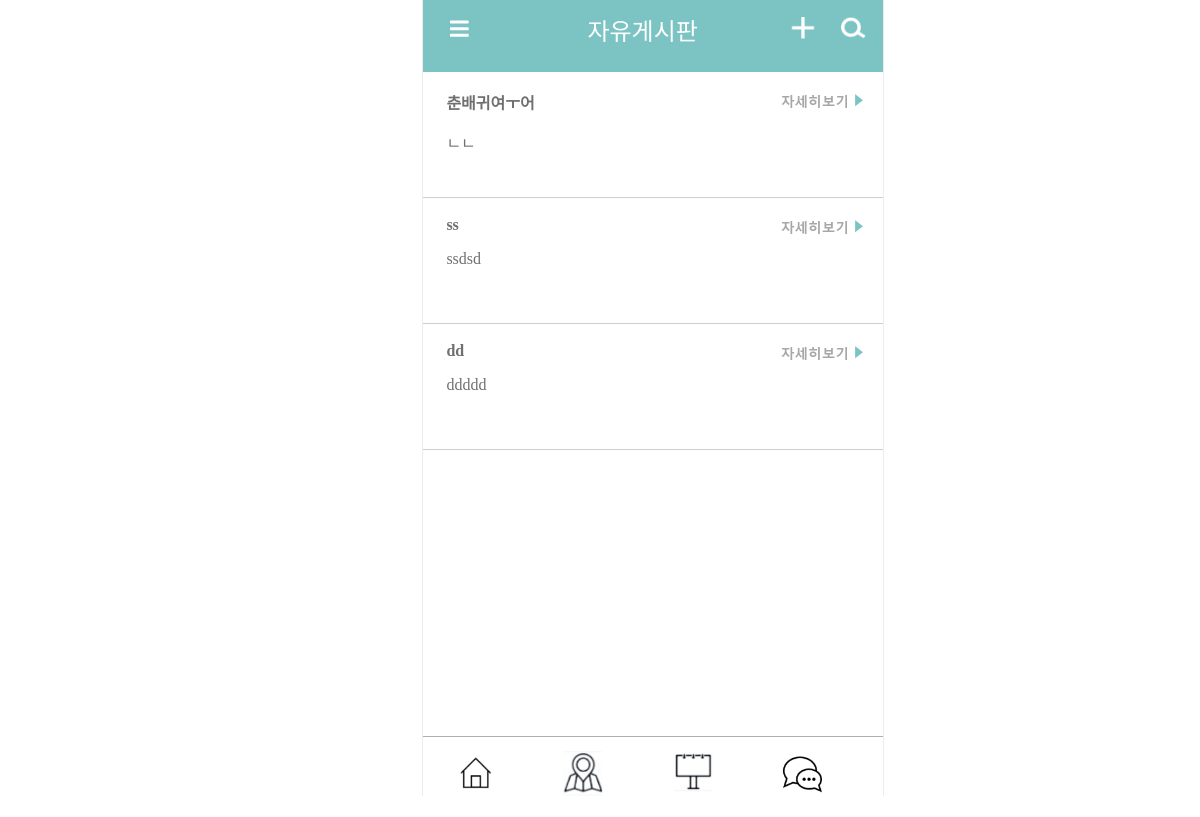
/freeBoard, run on an earlier commit of the app's database.
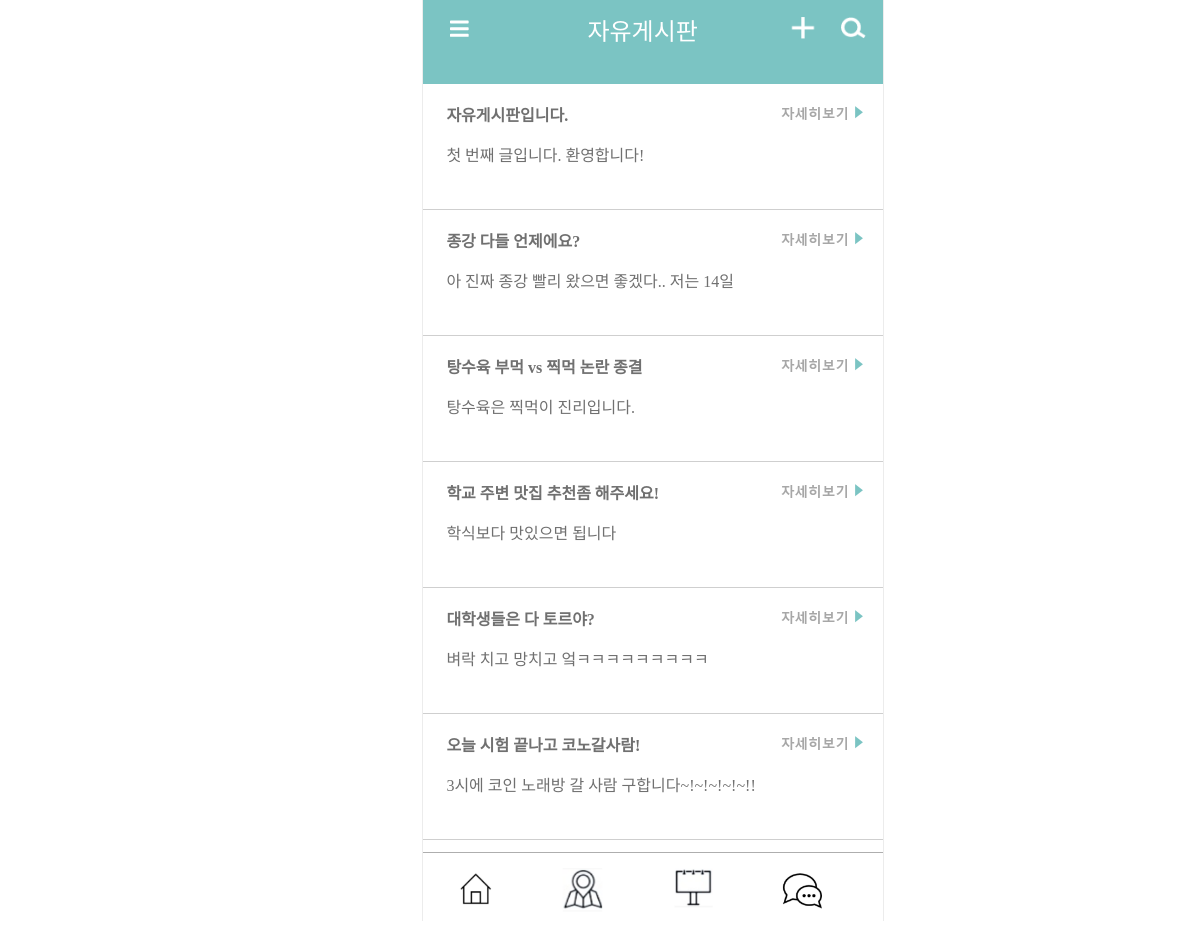
And on a later commit of the database.
### main/models.py (models this page shows, shortened)
class Post_free(models.Model):
    title = models.CharField(max_length=200)
    pub_date = models.DateTimeField()
    body = models.TextField()
    image = models.ImageField(upload_to = "main/", blank=True, null=True)
    author = models.ForeignKey(User, related_name="post_free", on_delete=CASCADE)
    def summary(self):
        return self.body[:100]

### main/views.py (the view)
# urls.py: path('freeBoard', freeBoard, name="freeBoard"),
def freeBoard(request):
    posts_free = Post_free.objects.all()
    return render(request, 'freeBoard.html', {'posts_free':posts_free})

### main/templates/freeBoard.html (shortened to what this page needs)
<!DOCTYPE html>
<head>
    {% load static %}
    <link rel="stylesheet" href="../static/css/commonLayout.css"/>
    <link rel="stylesheet" href="../static/css/commonHiddenMenu.css"/>
    <link rel="stylesheet" href="../static/css/commonBoard.css"/>
    <link rel="stylesheet" href="../static/css/freeBoard.css"/>
</head>
<body>
    <div class="screenLimit">
        <div class="header">
            <i class="fas fa-bars menuIcon fa-lg"></i>
            <h class="title titleType2">자유게시판</h>
            <a href="{% url 'search' %}"><img id="freeBoardSearchIcon" class="searchIcon" src="../static/image/searchIcon.png" alt="searchIcon"/></a>
            <a href="{% url 'write_free' %}"><img id="freeBoardWriteIcon" class="writeIcon" src="../static/image/writeIcon.png" alt="writeIcon"/></a>
        </div>
        <div class="content">
            <ul class="boardRealList">
                {% for post in posts_free %}
                <li>
                    <span class="postRealSpan"><b>{{post.title}}</b></span> <a href = "{%url 'read_free' post.id%}"><img class="lookMore" src="../static/image/lookMore.png"></a><br/>
                    <p>{{post.summary}}</p>
                </li>
                {% endfor %}
            </ul>
        </div>
        <div class="footer">
            <a href="{% url 'home' %}"><img id="homeIcon" class="moveIcon" src="../static/image/homeIcon.png" alt="homeIcon"/></a>
            <a href="{% url 'map' %}"><img id="mapIcon" class="moveIcon" src="../static/image/mapIcon.png" alt="mapIcon"/></a>
            <a href="{% url 'infoBoard' %}"><img id="infoBoardIcon" class="moveIcon" src="../static/image/infoBoardIcon.png" alt="infoBoardIcon"/></a>
            <a href="{% url 'freeBoard' %}"><img id="freeBoardIcon" class="moveIcon" src="../static/image/freeBoardIcon.png" alt="freeBoardIcon"/></a>
    </div>
</body>

What changed in the data, as far as the page shows it:
removed Post_free: title "춘배귀여ㅜ어", summary "ㄴㄴ"
removed Post_free: title "ss", summary "ssdsd"
removed Post_free: title "dd", summary "ddddd"
added Post_free: title "자유게시판입니다.", summary "첫 번째 글입니다. 환영합니다!"
added Post_free: title "종강 다들 언제에요?", summary "아 진짜 종강 빨리 왔으면 좋겠다.. 저는 14일"
added Post_free: title "탕수육 부먹 vs 찍먹 논란 종결", summary "탕수육은 찍먹이 진리입니다."
added Post_free: title "학교 주변 맛집 추천좀 해주세요!", summary "학식보다 맛있으면 됩니다"
added Post_free: title "대학생들은 다 토르야?", summary "벼락 치고 망치고 엌ㅋㅋㅋㅋㅋㅋㅋㅋㅋ"
added Post_free: title "오늘 시험 끝나고 코노갈사람!", summary "3시에 코인 노래방 갈 사람 구합니다~!~!~!~!~!!"
